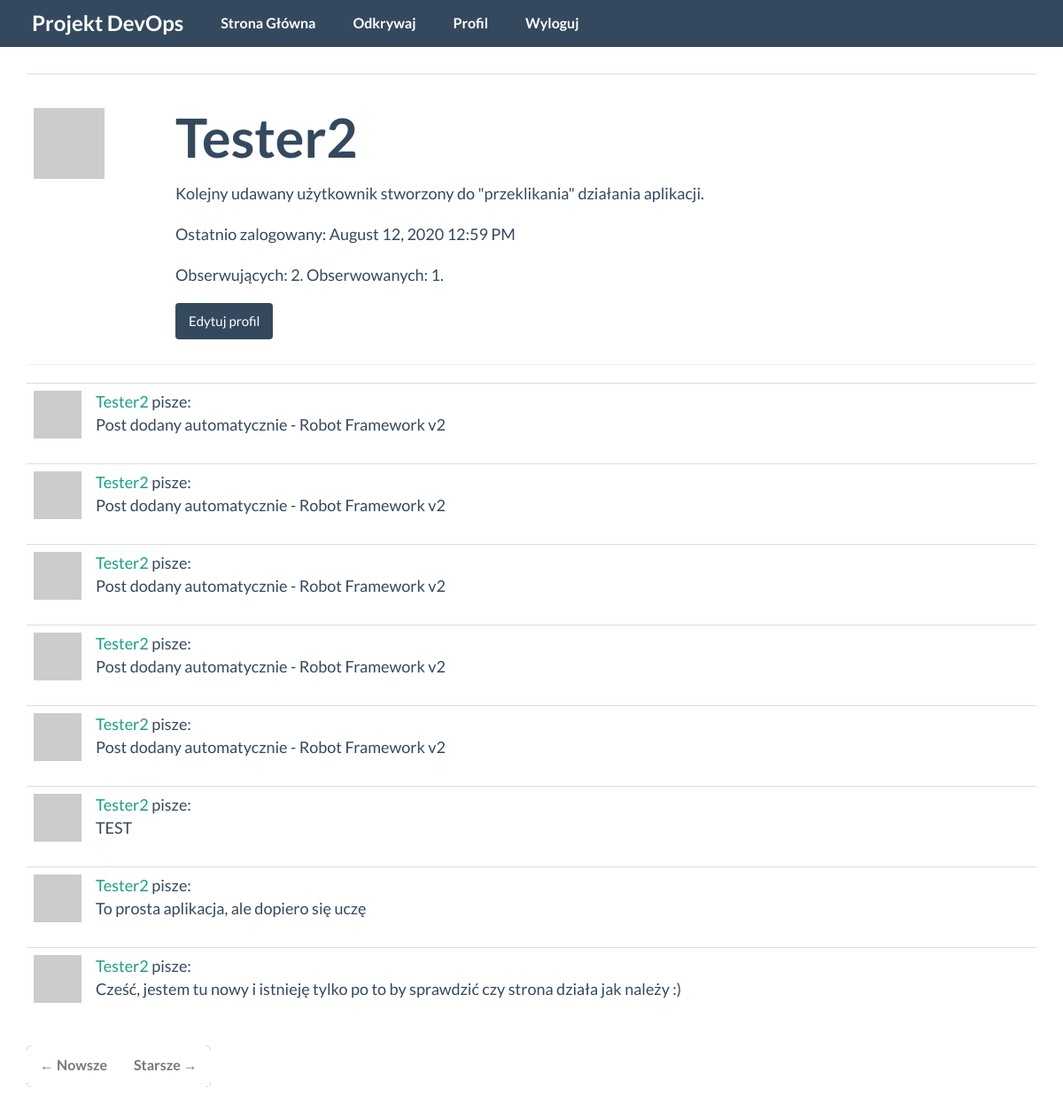
Before: /user/Tester2 (signed in) with the older database file.
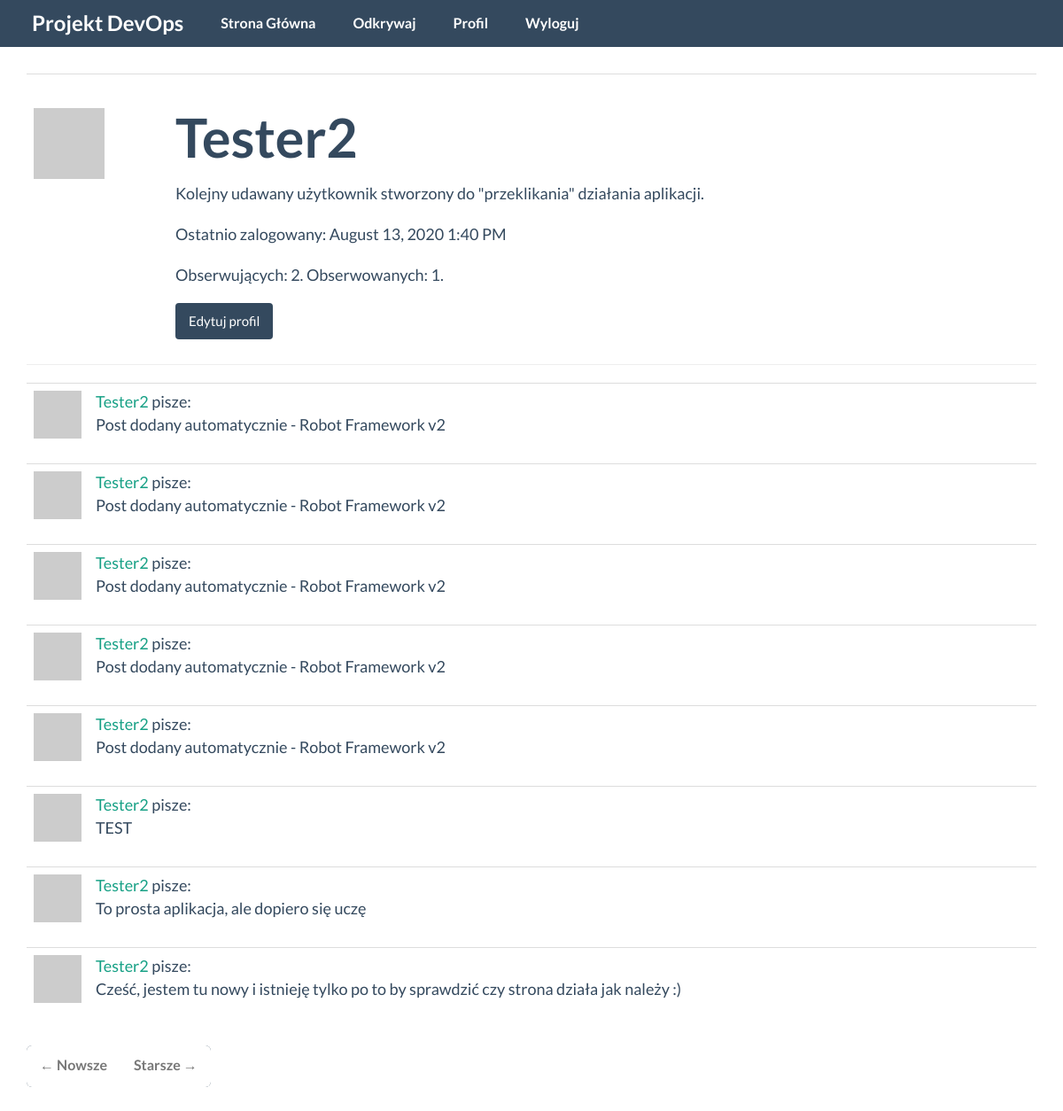
After: the same page with the newer database file.
### hello_world/models.py (models this page shows, shortened)
class User(UserMixin, db.Model):
    id = db.Column(db.Integer, primary_key=True)
    username = db.Column(db.String(64), index=True, unique=True)
    email = db.Column(db.String(120), index=True, unique=True)
    password_hash = db.Column(db.String(128))
    posts = db.relationship('Post', backref='author', lazy='dynamic')
    aboutme = db.Column(db.String(140))
    last_seen = db.Column(db.DateTime, default=datetime.utcnow)
    followed = db.relationship(
        'User', secondary=followers,
        primaryjoin=(followers.c.follower_id == id),
        secondaryjoin=(followers.c.followed_id == id),
        backref=db.backref('followers', lazy='dynamic'), lazy='dynamic')
    def avatar(self, size):
        digest = md5(self.email.lower().encode('utf-8')).hexdigest()
        return 'https://www.gravatar.com/avatar/{}?d=identicon&s={}'.format(
            digest, size)

class Post(db.Model):
    id = db.Column(db.Integer, primary_key=True)
    body = db.Column(db.String(140))
    timestamp = db.Column(db.DateTime, index=True, default=datetime.utcnow)
    user_id = db.Column(db.Integer, db.ForeignKey('user.id'))

### hello_world/views.py (the view)
@app.route('/user/<username>')
@login_required
def user(username):
    user = User.query.filter_by(username=username).first_or_404()
    page = request.args.get('page', 1, type=int)
    posts = user.posts.order_by(Post.timestamp.desc()).paginate(
        page, app.config['POST_PER_PAGE'], False)
    next_url = url_for('user', username=user.username, page=posts.next_num) \
        if posts.has_next else None
    prev_url = url_for('user', username=user.username, page=posts.prev_num) \
        if posts.has_prev else None
    form = EmptyForm()
    return render_template('user.html', title="Profil", user=user,
                           posts=posts.items, next_url=next_url,
                           prev_url=prev_url, form=form)

### hello_world/forms.py
class EmptyForm(FlaskForm):
    submit = SubmitField('Submit')

### hello_world/models.py (called while the page is built)
@login.user_loader
def load_user(id):
    return User.query.get(int(id))

### hello_world/views.py (called while the page is built)
@app.before_request
def before_request():
    if current_user.is_authenticated:
        current_user.last_seen = datetime.utcnow()
        db.session.commit()

### hello_world/templates/user.html (shortened to what this page needs)
{% extends "base.html" %}
{% block app_content %}
    <table class="table table-hover">
      <tr>
          <td width="160px"><img class="profil "src="{{ user.avatar(128) }}"></td>
        <td>
          <h1>{{ user.username }}</h1>
          {% if user.aboutme %}<p>{{ user.aboutme }}</p>{% endif %}
          {% if user.last_seen %}
          <p>Ostatnio zalogowany: {{ moment(user.last_seen).format('LLL') }}</p>
          {% endif %}
          <p>Obserwujących: {{ user.followers.count() }}. Obserwowanych: {{ user.followed.count() }}.</p>
          {% if user == current_user %}
            <form action="{{ url_for('edit_button', username=user.username) }}" method="post">
              {{ form.submit(value='Edytuj profil', class_='btn btn-default') }}
           </form>
          {% endif %}
        </td>
      </tr>
    </table>
    <hr>
    {% for post in posts %}
      {% include '_post.html' %}
    {% endfor %}
    <nav aria-label="...">
    <ul class="pager">
        <li class="previous{% if not prev_url %} disabled{% endif %}">
            <a href="{{ prev_url or '#' }}">
                <span aria-hidden="true">&larr;</span> Nowsze
            </a>
        </li>
        <li class="next{% if not next_url %} disabled{% endif %}">
            <a href="{{ next_url or '#' }}">
                Starsze <span aria-hidden="true">&rarr;</span>
            </a>
        </li>
    </ul>
    </nav>
{% endblock %}

### hello_world/templates/base.html (shortened to what this page needs)
{% extends 'bootstrap/base.html' %}
{% block head %}
{{ super() }}
<link href="{{ url_for('static', filename='css/flat-ui.css') }}" rel="stylesheet" type="text/css">
{% endblock %}
{% block navbar %}
<nav class="navbar navbar-inverse navbar-embossed navbar-expand-lg" role="navigation">
    <div class="container">
        <div class="navbar-header">
            <a id="brand" class="navbar-brand" href="{{ url_for('devops')}}">Projekt DevOps</a>
        </div>
        <div class="collapse navbar-collapse" id="bs-example-navbar-collapse-1">
            <ul class="nav navbar-nav">
                <li><a id="index" href="{{ url_for('index') }}">Strona Główna</a></li>
                <li><a id="explore" href="{{ url_for('explore') }}">Odkrywaj</a></li>
            </ul>
            <ul class="nav navbar-nav navbar-left">
                {% if current_user.is_anonymous %}
                <li><a href="{{ url_for('login') }}">Zaloguj</a></li>
                {% else %}
                <li><a id="user" href="{{ url_for('user', username=current_user.username) }}">Profil</a></li>
                <li><a id="logout" href="{{ url_for('logout') }}">Wyloguj</a></li>
                {% endif %}
            </ul>
        </div>
    </div>
</nav>
{% endblock %}
{% block content %}
    <div class="container">
        {% block app_content %}{% endblock %}
    </div>
{% endblock %}

### hello_world/templates/_post.html
<table class="table table-hover">
    <tr>
        <td width="70px">
            <a href="{{ url_for('user', username=post.author.username) }}">
                <img src="{{ post.author.avatar(70) }}" />
            </a>
        </td>
        <td class="posts">
            <a href="{{ url_for('user', username=post.author.username) }}">
                {{ post.author.username }}
            </a>
            pisze:
            <br>
            {{ post.body }}
        </td>
    </tr>
</table>

### hello_world/static/css/flat-ui.css (style rules this page uses)
body { font-family: "Lato", Helvetica, Arial, sans-serif; font-size: 18px; line-height: 1.72222; color: #34495e; background-color: #fff; }
a { color: #16a085; text-decoration: none; transition: .25s; }
img { margin-top: flex; max-width: 100%; }
h1, h2, h3, h4, h5, h6, .h1, .h2, .h3, .h4, .h5, .h6 { font-family: inherit; font-weight: 700; line-height: 1.1; color: inherit; }
h1, h2, h3 { margin-top: 30px; margin-bottom: 15px; }
h1, .h1 { font-size: 61px; }
p { font-size: 18px; line-height: 1.72222; margin: 0 0 15px; }
.btn { border: none; font-size: 15px; font-weight: normal; line-height: 1.4; border-radius: 4px; padding: 10px 15px; -webkit-font-smoothing: subpixel-antialiased; transition: border .25s linear, color .25s linear, background-color .25s linear; }
.btn-default { color: white; background-color: #34495e; }
.pager { background-color: #34495e; border-radius: 6px; color: white; font-size: 16px; font-weight: 700; display: inline-block; padding-left: 0; margin: 20px 0; text-align: center; list-style: none; }
.pager li:first-child > a, .pager li:first-child > span { border-left: none; border-radius: 6px 0 0 6px; }
.pager li > a, .pager li > span { display: inline-block; background: none; border: none; color: white; padding: 9px 15px 10px; text-decoration: none; white-space: nowrap; border-radius: 0 6px 6px 0; }
.navbar { font-size: 16px; min-height: 53px; margin-bottom: 30px; border: none; border-radius: 0px; }
.navbar .container, .navbar .container-fluid { padding-left: 21px; padding-right: 21px; }
.navbar-brand { font-size: 24px; height: 53px; font-weight: 700; margin-right: 0; }
@media (min-width: 768px) { .navbar-brand { line-height: 1.042; padding: 14px 21px; } }
@media (min-width: 768px) { .navbar > .container .navbar-brand, .navbar > .container-fluid .navbar-brand { margin-left: -21px; } }
.navbar-nav > li > a { font-size: 16px; padding: 15px 0; line-height: 23px; font-weight: 700; position: relative; display: block; }
@media (min-width: 768px) { .navbar-nav > li > a { padding-left: 21px; padding-right: 21px; } }
.navbar-inverse { background-color: #34495e; }
.navbar-inverse .navbar-brand { color: white; }
.navbar-inverse .navbar-nav > li > a { color: white; }
.profil { margin-top: 30px; }
.posts { word-break: break-word; }

Changed rows visible on the page:
changed User "Tester2": last_seen "August 12, 2020 12:59 PM" → "August 13, 2020 1:40 PM"
